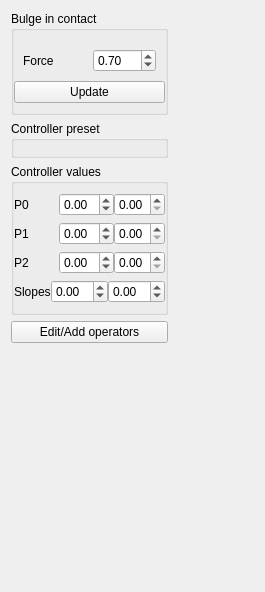
       <widget class="QWidget" name="blending_settings">
        <property name="geometry">
         <rect>
          <x>0</x>
          <y>0</y>
          <width>265</width>
          <height>592</height>
         </rect>
        </property>
        <attribute name="label">
         <string>Blending</string>
        </attribute>
        <layout class="QHBoxLayout" name="horizontalLayout_3">
         <item>
          <layout class="QVBoxLayout" name="vert_layout_blending">
           <item>
            <widget class="QGroupBox" name="grpBox_bulge_in_contact">
             <property name="title">
              <string>Bulge in contact</string>
             </property>
             <layout class="QVBoxLayout" name="verticalLayout_14">
              <property name="spacing">
               <number>0</number>
              </property>
              <property name="leftMargin">
               <number>0</number>
              </property>
              <property name="rightMargin">
               <number>0</number>
              </property>
              <item>
               <widget class="QWidget" name="widget_bulge_in_contact" native="true">
                <layout class="QHBoxLayout" name="horizontalLayout_6">
                 <item>
                  <widget class="QLabel" name="lbl_force">
                   <property name="text">
                    <string>Force</string>
                   </property>
                  </widget>
                 </item>
                 <item>
                  <widget class="QDoubleSpinBox" name="spinBox_bulge_in_contact_force">
                   <property name="decimals">
                    <number>2</number>
                   </property>
                   <property name="maximum">
                    <double>1.000000000000000</double>
                   </property>
                   <property name="singleStep">
                    <double>0.050000000000000</double>
                   </property>
                   <property name="value">
                    <double>0.700000000000000</double>
                   </property>
                  </widget>
                 </item>
                </layout>
               </widget>
              </item>
              <item>
               <widget class="QPushButton" name="update_bulge_in_contact">
                <property name="text">
                 <string>Update</string>
                </property>
               </widget>
              </item>
             </layout>
            </widget>
           </item>
           <item>
            <widget class="QGroupBox" name="grpBox_controller">
             <property name="title">
              <string>Controller preset</string>
             </property>
             <layout class="QVBoxLayout" name="verticalLayout_17">
              <property name="spacing">
               <number>0</number>
              </property>
              <property name="leftMargin">
               <number>0</number>
              </property>
              <property name="topMargin">
               <number>7</number>
              </property>
              <property name="rightMargin">
               <number>0</number>
              </property>
              <property name="bottomMargin">
               <number>7</number>
              </property>
              <item>
               <widget class="Preset_ctrl" name="widget_ctrl_presets" native="true"/>
              </item>
             </layout>
            </widget>
           </item>
           <item>
            <widget class="QGroupBox" name="gBox_controller_values">
             <property name="title">
              <string>Controller values</string>
             </property>
             <layout class="QVBoxLayout" name="verticalLayout_16">
              <property name="spacing">
               <number>6</number>
              </property>
              <property name="leftMargin">
               <number>0</number>
              </property>
              <property name="rightMargin">
               <number>0</number>
              </property>
              <item>
               <layout class="QHBoxLayout" name="layout_ctrl_p0">
                <property name="spacing">
                 <number>0</number>
                </property>
                <item>
                 <widget class="QLabel" name="lbl_p0">
                  <property name="text">
                   <string>P0</string>
                  </property>
                 </widget>
                </item>
                <item>
                 <widget class="QDoubleSpinBox" name="dSpinB_ctrl_p0_x">
                  <property name="minimum">
                   <double>-3.140000000000000</double>
                  </property>
                  <property name="maximum">
                   <double>6.280000000000000</double>
                  </property>
                  <property name="singleStep">
                   <double>0.050000000000000</double>
                  </property>
                 </widget>
                </item>
                <item>
                 <widget class="QDoubleSpinBox" name="dSpinB_ctrl_p0_y">
                  <property name="maximum">
                   <double>0.790000000000000</double>
                  </property>
                  <property name="singleStep">
                   <double>0.050000000000000</double>
                  </property>
                 </widget>
                </item>
               </layout>
              </item>
              <item>
               <layout class="QHBoxLayout" name="layout_ctrl_p1" stretch="0,0,0">
                <property name="spacing">
                 <number>0</number>
                </property>
                <property name="leftMargin">
                 <number>0</number>
                </property>
                <property name="topMargin">
                 <number>0</number>
                </property>
                <item>
                 <widget class="QLabel" name="lbl_p1">
                  <property name="text">
                   <string>P1</string>
                  </property>
                 </widget>
                </item>
                <item>
                 <widget class="QDoubleSpinBox" name="dSpinB_ctrl_p1_x">
                  <property name="minimum">
                   <double>-3.140000000000000</double>
                  </property>
                  <property name="maximum">
                   <double>6.280000000000000</double>
                  </property>
                  <property name="singleStep">
                   <double>0.050000000000000</double>
                  </property>
                 </widget>
                </item>
                <item>
                 <widget class="QDoubleSpinBox" name="dSpinB_ctrl_p1_y">
                  <property name="maximum">
                   <double>0.790000000000000</double>
                  </property>
                  <property name="singleStep">
                   <double>0.050000000000000</double>
                  </property>
                 </widget>
                </item>
               </layout>
              </item>
              <item>
               <layout class="QHBoxLayout" name="layout_ctrl_p2" stretch="0,0,0">
                <property name="spacing">
                 <number>0</number>
                </property>
                <property name="topMargin">
                 <number>0</number>
                </property>
                <property name="rightMargin">
                 <number>0</number>
                </property>
                <item>
                 <widget class="QLabel" name="lbl_p2">
                  <property name="text">
                   <string>P2</string>
                  </property>
                 </widget>
                </item>
                <item>
                 <widget class="QDoubleSpinBox" name="dSpinB_ctrl_p2_x">
                  <property name="minimum">
                   <double>-3.140000000000000</double>
                  </property>
                  <property name="maximum">
                   <double>6.280000000000000</double>
                  </property>
                  <property name="singleStep">
                   <double>0.050000000000000</double>
                  </property>
                 </widget>
                </item>
                <item>
                 <widget class="QDoubleSpinBox" name="dSpinB_ctrl_p2_y">
                  <property name="maximum">
                   <double>0.790000000000000</double>
                  </property>
                  <property name="singleStep">
                   <double>0.050000000000000</double>
                  </property>
                 </widget>
                </item>
               </layout>
              </item>
              <item>
               <layout class="QHBoxLayout" name="layout_ctrl_slopes" stretch="0,0,0">
                <property name="spacing">
                 <number>0</number>
                </property>
                <property name="leftMargin">
                 <number>0</number>
                </property>
                <property name="topMargin">
                 <number>0</number>
                </property>
                <item>
                 <widget class="QLabel" name="lbl_slopes">
                  <property name="text">
                   <string>Slopes</string>
                  </property>
                 </widget>
                </item>
                <item>
                 <widget class="QDoubleSpinBox" name="dSpinB_ctrl_slope0">
                  <property name="decimals">
                   <number>2</number>
                  </property>
                  <property name="minimum">
                   <double>-4.000000000000000</double>
                  </property>
                  <property name="maximum">
                   <double>12.990000000000000</double>
                  </property>
                  <property name="singleStep">
                   <double>0.050000000000000</double>
                  </property>
                 </widget>
                </item>
                <item>
                 <widget class="QDoubleSpinBox" name="dSpinB_ctrl_slope1">
                  <property name="minimum">
                   <double>-4.000000000000000</double>
                  </property>
                  <property name="maximum">
                   <double>12.990000000000000</double>
                  </property>
                  <property name="singleStep">
                   <double>0.050000000000000</double>
                  </property>
                 </widget>
                </item>
               </layout>
              </item>
             </layout>
            </widget>
           </item>
           <item>
            <widget class="QPushButton" name="pushB_edit_spline">
             <property name="text">
              <string>Edit/Add operators</string>
             </property>
            </widget>
           </item>
           <item>
            <spacer name="blending_vertical_spacer">
             <property name="orientation">
              <enum>Qt::Vertical</enum>
             </property>
             <property name="sizeHint" stdset="0">
              <size>
               <width>20</width>
               <height>40</height>
              </size>
             </property>
            </spacer>
           </item>
          </layout>
         </item>
         <item>
          <spacer name="blending_horizontal_spacer">
           <property name="orientation">
            <enum>Qt::Horizontal</enum>
           </property>
           <property name="sizeHint" stdset="0">
            <size>
             <width>40</width>
             <height>20</height>
            </size>
           </property>
          </spacer>
         </item>
        </layout>
       </widget>
